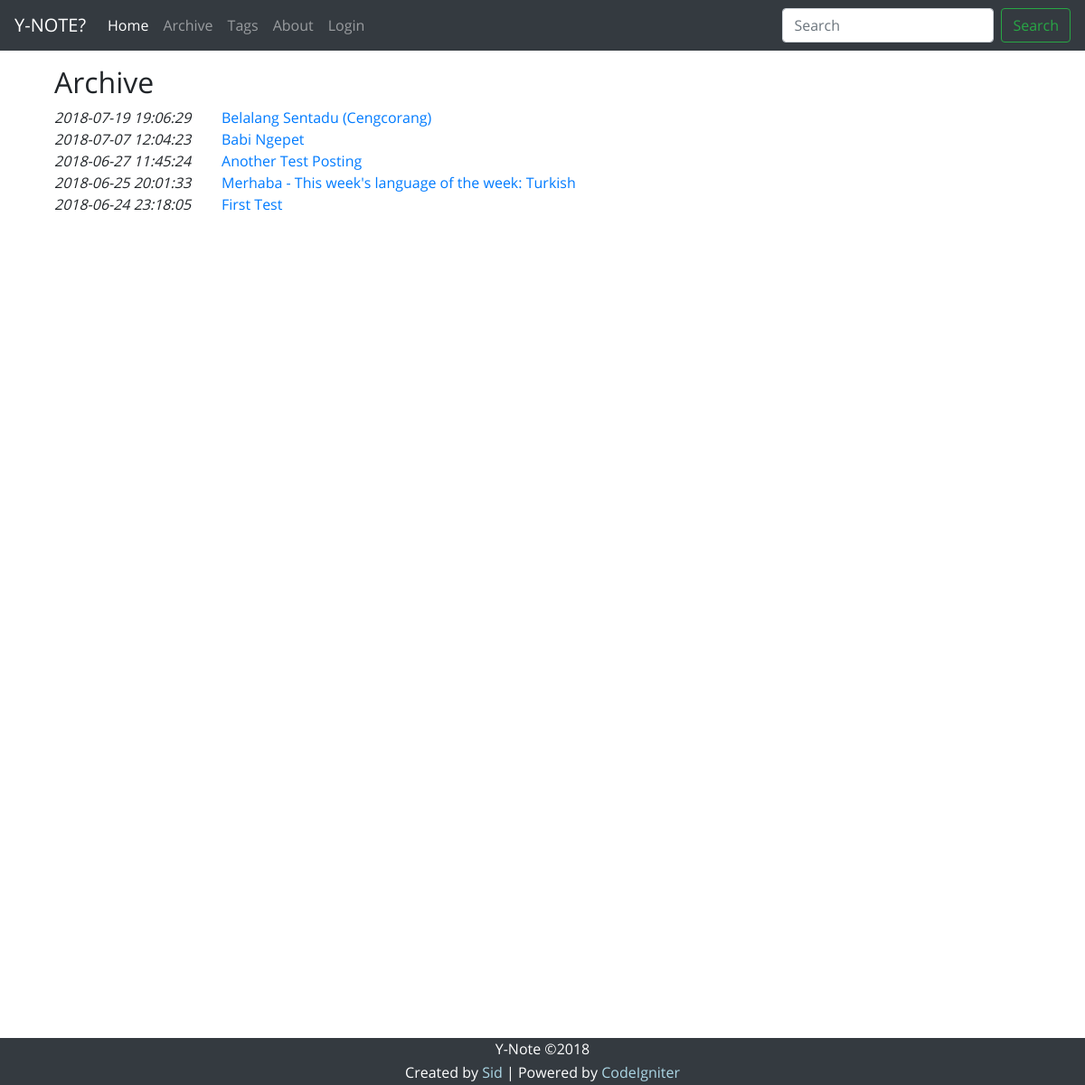
/index.php/archive, run on the app's committed database.
### tables this page shows
CREATE TABLE `posts` (
  `id_post` int(11) NOT NULL AUTO_INCREMENT,
  `date_post` datetime DEFAULT NULL,
  `date_modified` datetime DEFAULT NULL,
  `title_post` varchar(255) DEFAULT NULL,
  `content` text,
  `author` varchar(50) DEFAULT NULL,
  PRIMARY KEY (`id_post`)
);

### application/controllers/Archive.php (called while the page is built, shortened)
<?php
class Archive extends CI_Controller {
    public function index() {
        $posts = $this->Post_model;
        $list_all_posts = $posts->get_list_all_post();
        $this->load->view('header_view', array('page_title' => 'Archive - Y-Note'));
        $this->load->view('navbar_view');
        $this->load->view('archive_view', array('list_all_posts' => $list_all_posts));
        $this->load->view('tail_view');
    }
}

### index.php (called while the page is built, shortened)
<?php
require_once BASEPATH.'core/CodeIgniter.php';

### application/models/Post_model.php (called while the page is built, shortened)
<?php
class Post_model extends CI_Model {
    public function get_list_all_post() {
        $this->db->select('id_post, title_post, date_post')
                ->order_by('date_post', 'DESC');
        $query = $this->db->get('posts');
        return $query->result_array();
    }
}

### application/views/archive_view.php (the view, shortened to what this page needs)
<div class="container">
<h2>Archive</h2>
<?php
foreach ($list_all_posts as $post) {
    echo <<<EOD
    <div class="row">
        <div class="col-md-2">
            <em>{$post['date_post']}</em>
        </div>
        <div class="col-md-10">
            <a href="read_post/{$post['id_post']}">{$post['title_post']}</a>
        </div>
    </div>
EOD;
}
?>
</div>

### assets/css/index.css (style rules this page uses)
body { min-height: 75rem; padding-top: 4.5rem; padding-bottom: 4.5rem; margin-bottom: 0; font-family: 'Open Sans', Courier, monospace; }

### data on the page
posts: date_post "2018-07-19 19:06:29", title_post "Belalang Sentadu (Cengcorang)"
posts: date_post "2018-07-07 12:04:23", title_post "Babi Ngepet"
posts: date_post "2018-06-27 11:45:24", title_post "Another Test Posting"
posts: date_post "2018-06-25 20:01:33", title_post "Merhaba - This week's language of the week: Turkish"
posts: date_post "2018-06-24 23:18:05", title_post "First Test"
